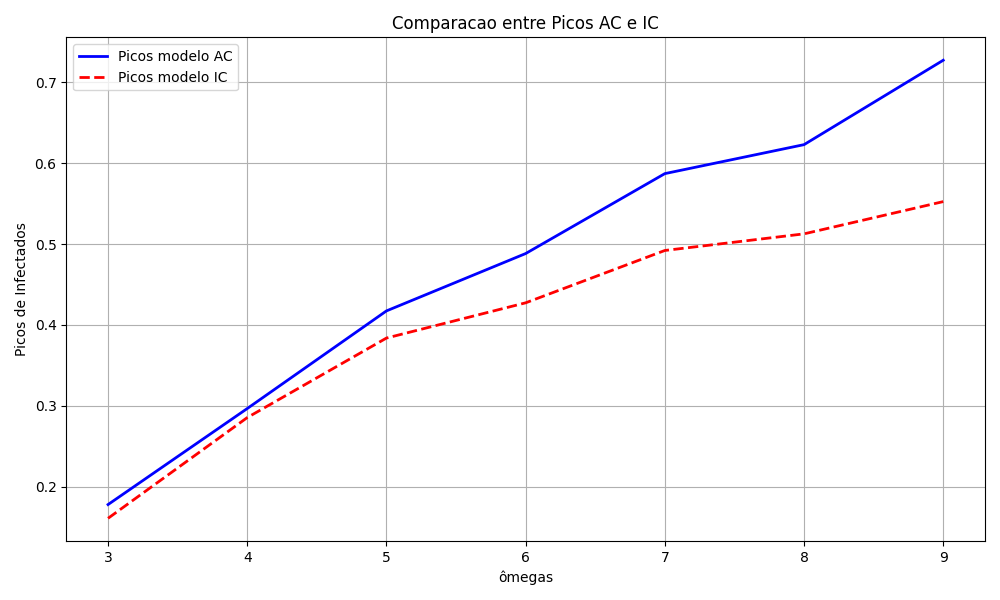

This figure's Python source:
import numpy as np
import matplotlib.pyplot as plt
from scipy.interpolate import interp1d
from scipy.optimize import minimize

# === Carrega os dados ===


# === Modelo SIR com metodo de Euler ===
def euler_sir(S0, I0, R0, beta, gamma, T, dt):
    n_steps = int(T / dt)
    S, I, R = [S0], [I0], [R0]
    t_values = [0.0]
    for _ in range(n_steps):
        s, i, r = S[-1], I[-1], R[-1]
        ds = -beta * s * i
        di = beta * s * i - gamma * i
        dr = gamma * i

        s_new = s + ds * dt
        i_new = i + di * dt
        r_new = r + dr * dt

        S.append(s_new)
        I.append(i_new)
        R.append(r_new)
        t_values.append(t_values[-1] + dt)

    return np.array(t_values), np.array(S), np.array(I), np.array(R)

# === Funcao de erro para otimizacao ===
def erro_quadratico_dois_parametros(params, S0, I0, R0, T, dt, t_ac, I_ac):
    beta, gamma = params
    if beta <= 0 or gamma <= 0:
        return np.inf
    t_modelo, _, I_modelo, _ = euler_sir(S0, I0, R0, beta, gamma, T, dt)
    interp_func = interp1d(t_modelo, I_modelo, kind='linear', bounds_error=False, fill_value="extrapolate")
    I_interp = interp_func(t_ac)
    erro = np.mean((I_interp - I_ac) ** 2)
    return erro


maiores_AC = []
maiores_IC = []

# === Maximos de cada grafico ===
for i in range(7):

    dados = np.loadtxt("media_desvioPadrao_o"+str(i+3) +".dat")
    tempo = dados[:4900001, 0]
    infectados = dados[:4900001, 1]
    #y_err = dados[:4900001,2]
    N = 10000
    I_ac = infectados / N

    # === Parametros iniciais ===
    I0 = I_ac[0]
    S0 = 1 - I0
    R0 = 0.0
    T = tempo[-1] + 1
    dt = 0.001
    params_iniciais = [0.2, 0.2]


    resultado = minimize(
        erro_quadratico_dois_parametros,
        x0=params_iniciais,
        bounds=[(0.01, 1.0), (0.01, 1.0)],
        args=(S0, I0, R0, T, dt, tempo, I_ac),
        method='L-BFGS-B'
    )

    beta_ajustado, gamma_ajustado = resultado.x
    t_euler, _, I_euler, _ = euler_sir(S0, I0, R0, beta_ajustado, gamma_ajustado, T, dt)
    I_interp = interp1d(t_euler, I_euler)(tempo)


    maiores_AC.append(max(I_ac))
    maiores_IC.append(max(I_interp))


# === Geracao do grafico ===
plt.figure(figsize=(10, 6))
plt.plot([3,4,5,6,7,8,9], maiores_AC, label="Picos modelo AC", color="blue", linewidth=2)
plt.plot([3,4,5,6,7,8,9], maiores_IC, label=f"Picos modelo IC", 
         color="red", linestyle="--", linewidth=2)
#plt.errorbar(tempo, I_ac_norm, yerr=y_err, fmt='o', label='Data with error bars', color='blue', ecolor='red', capsize=5)
plt.xlabel("ômegas")
plt.ylabel("Picos de Infectados")
plt.title("Comparacao entre Picos AC e IC")
plt.legend()
plt.grid(True)
plt.tight_layout()
plt.show()
